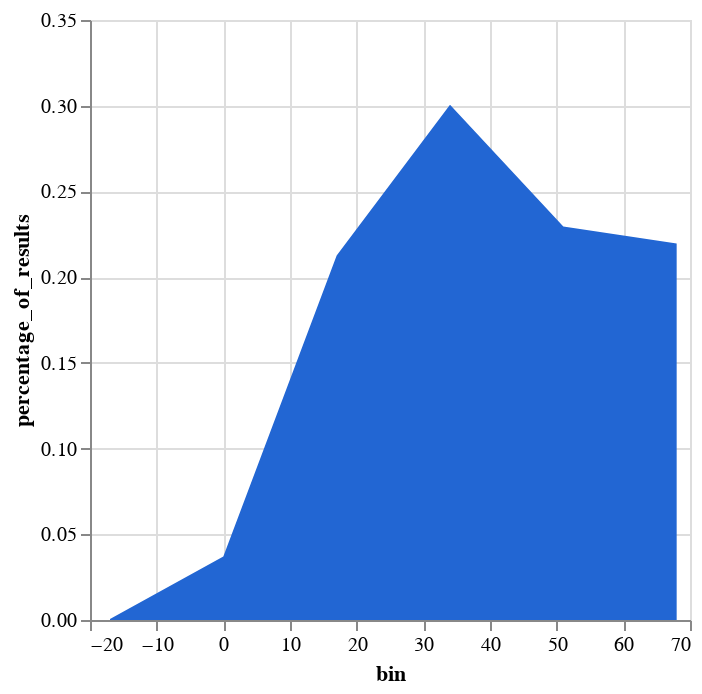

Notebook code for this chart:
### Code cell
DeepnoteChart(df_3, """{"layer":[{"layer":[{"mark":{"clip":true,"type":"area","color":"#2266D3","tooltip":true},"encoding":{"x":{"sort":null,"type":"quantitative","field":"bin","scale":{"type":"linear"},"stack":"zero","format":{"type":"default","decimals":null},"formatType":"numberFormatFromNumberType"},"y":{"sort":null,"type":"quantitative","field":"percentage_of_results","scale":{"type":"linear"},"stack":"zero","format":{"type":"default","decimals":null},"formatType":"numberFormatFromNumberType"}}}]}],"title":"","config":{"legend":{}},"$schema":"https://vega.github.io/schema/vega-lite/v5.json","encoding":{},"usermeta":{}}""")

### Figure 1 — Vega-Lite specification as saved in the notebook (floating-point values rounded to 4 significant figures)
{"$schema": "https://vega.github.io/schema/vega-lite/v5.json", "config": {"legend": {}}, "data": {"values": [{"bin": -17, "percentage_of_results": 0.000627}, {"bin": 0, "percentage_of_results": 0.03701}, {"bin": 17, "percentage_of_results": 0.2127}, {"bin": 34, "percentage_of_results": 0.3005}, {"bin": 51, "percentage_of_results": 0.2296}, {"bin": 68, "percentage_of_results": 0.2196}]}, "encoding": {}, "layer": [{"layer": [{"encoding": {"x": {"field": "bin", "format": {"decimals": null, "type": "default"}, "formatType": "numberFormatFromNumberType", "scale": {"type": "linear"}, "sort": null, "stack": "zero", "type": "quantitative"}, "y": {"field": "percentage_of_results", "format": {"decimals": null, "type": "default"}, "formatType": "numberFormatFromNumberType", "scale": {"type": "linear"}, "sort": null, "stack": "zero", "type": "quantitative"}}, "mark": {"clip": true, "color": "#2266D3", "tooltip": true, "type": "area"}}]}], "title": "", "usermeta": {}}
